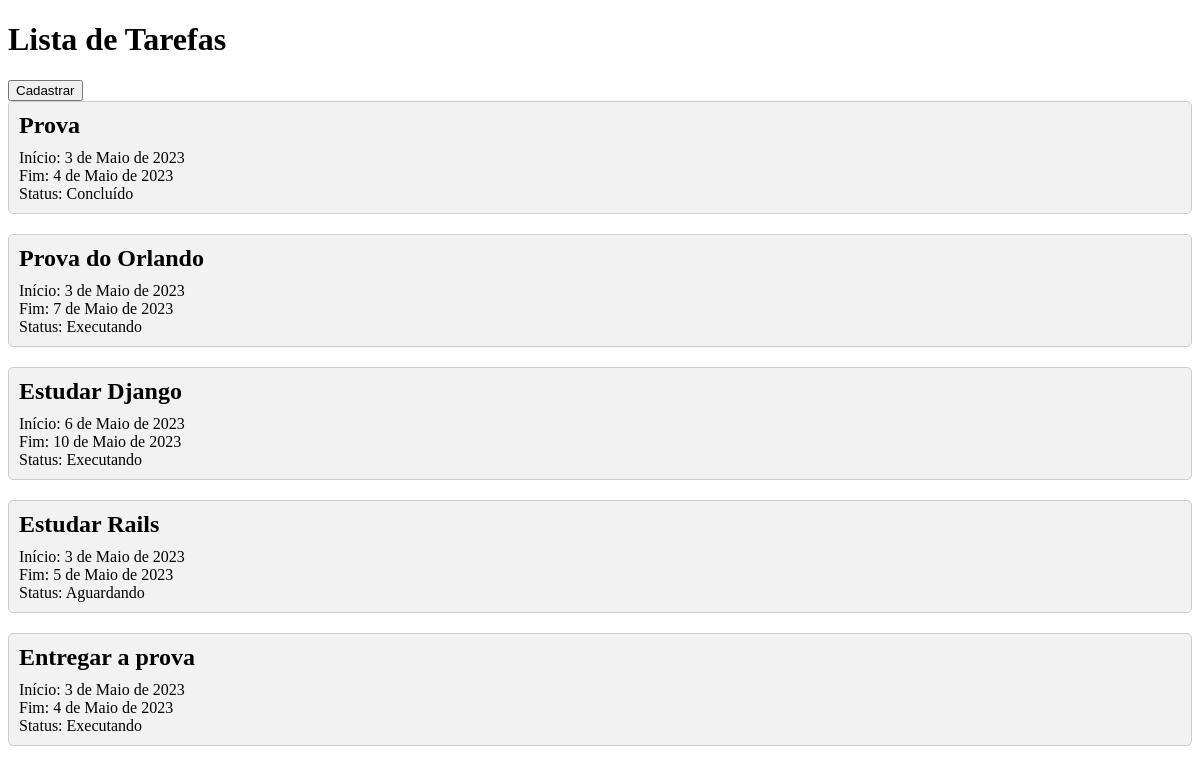
The page / on the database its author committed.
### core/models.py (models this page shows)
class Tarefa(models.Model):
    tarefa = models.CharField('Tarefa', max_length=100)
    inicio = models.DateField('Início')
    fim = models.DateField('Fim')
    status = models.CharField('Status',max_length=15)

### core/views.py (the view)
# urls.py: path('', views.initial),
def initial(request):
    tarefas = Tarefa.objects.all()
    return render(request, 'index.html', {'tarefas': tarefas})

### core/templates/index.html (shortened to what this page needs)
<!DOCTYPE html>
<html lang="pt-br">
<head>
    <link rel="stylesheet" href="../static/style.css">
</head>
<body>
    {% block content %}
    <h1>Lista de Tarefas</h1>
    <a href="/cadastro">
        <button>Cadastrar</button>
    </a>
    <br>
    <ul class="task-list">
        {% for tarefa in tarefas %}
        <li class="task-item">
            <h2>{{ tarefa.tarefa }}</h2>
            <p>Início: {{ tarefa.inicio }}</p>
            <p>Fim: {{ tarefa.fim }}</p>
            <p>Status: {{ tarefa.status }}</p>
        </li>
        {% empty %}
        <p>Nenhuma tarefa encontrada.</p>
        {% endfor %}
    </ul>
    {% endblock %}
</body>
</html>

### core/static/style.css (style rules this page uses)
.task-list { list-style: none; margin: 0; padding: 0; }
.task-item { background-color: #f2f2f2; border: 1px solid #ccc; border-radius: 5px; margin-bottom: 20px; padding: 10px; }
.task-item h2 { font-size: 24px; margin: 0 0 10px; }
.task-item p { font-size: 16px; margin: 0; }
.task-item p:last-of-type { margin-bottom: 0; }

### rows shown on the page
Tarefa: tarefa "Prova", inicio "3 de Maio de 2023", fim "4 de Maio de 2023", status "Concluído"
Tarefa: tarefa "Prova do Orlando", inicio "3 de Maio de 2023", fim "7 de Maio de 2023", status "Executando"
Tarefa: tarefa "Estudar Django", inicio "6 de Maio de 2023", fim "10 de Maio de 2023", status "Executando"
Tarefa: tarefa "Estudar Rails", inicio "3 de Maio de 2023", fim "5 de Maio de 2023", status "Aguardando"
Tarefa: tarefa "Entregar a prova", inicio "3 de Maio de 2023", fim "4 de Maio de 2023", status "Executando"
